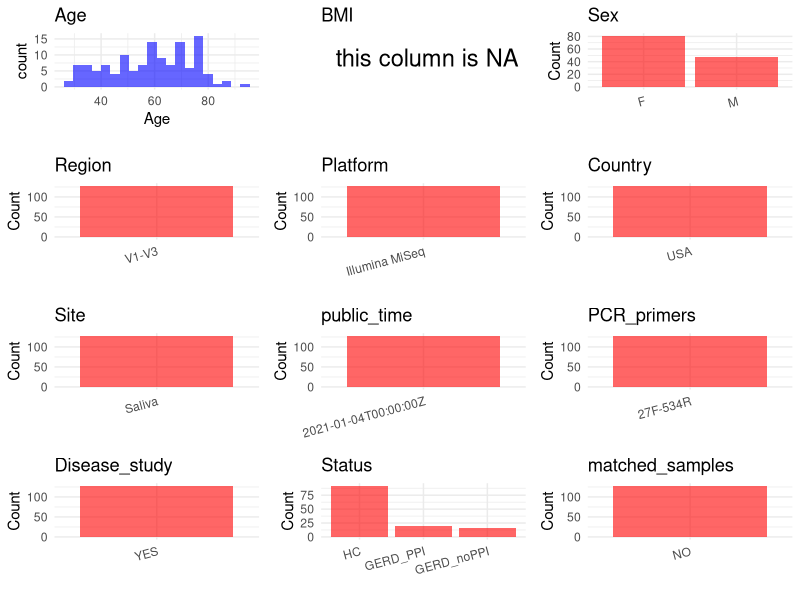

Write the R code that produced this figure. (Note: this script raises an error after producing the figure.)
## ---- chunk 1
# Load necessary libraries
library(dplyr)
library(ggplot2)
library(cowplot)

# Set working directory (update this path to your local directory)
setwd("D:/oral_project/PRJNA674379")

# Read the initial metadata files
initial_meta<-read.csv("SraRunTable.csv",header = T)

# Combine the two metadata files
#meta <- rbind(initial_meta, initial_meta1)

#Remove entries non-oral samples
#initial_meta <- subset(initial_meta,isolate %in% c("saliva","tongue coat"))

# Check the number of samples containing "HT" in Sample.Name (e.g., healthy controls)
#nrow(subset(meta, grepl("HT", Sample.Name)))

# Display the first few rows of the metadata
head(initial_meta)
## ---- chunk 2
# Create a uniform metadata dataframe
metadata <- data.frame(
  BioProject = initial_meta$BioProject,
  Run = initial_meta$Run,
  sample_name = initial_meta$Sample.Name,
  Age = initial_meta$host_age,
  BMI = NA,
  Sex = initial_meta$host_sex,
  Region = "V1-V3",
  Platform = initial_meta$Instrument,
  Country = initial_meta$geo_loc_name_country,
  Site = initial_meta$host_tissue_sampled,
  public_time = initial_meta$ReleaseDate,
  proton_pump_inhbitor_drug_use = initial_meta$proton_pump_inhbitor_drug_use,
  host_disease = initial_meta$host_disease,
  edentulous = initial_meta$edentulous,
  stringsAsFactors = FALSE
)
## ---- chunk 3
metadata <- metadata %>%
  mutate(
    Sex = case_when(
      Sex == "female" ~ "F",
      Sex == "male" ~ "M",
    )
  )
## ---- chunk 4
# Add information obtained from the publication
metadata$PCR_primers <- "27F-534R"
metadata$title <- "Old age and other factors associated with salivary microbiome variation"
metadata$Disease_study <- "YES"
# Assign disease status based on sample_name patterns
metadata <- metadata %>%
  mutate(Status = case_when(
  host_disease == "CON" | host_disease == "Control" ~ "HC",
  host_disease == "GERD" & proton_pump_inhbitor_drug_use == "PPI" ~ "GERD_PPI",
  host_disease == "GERD" ~ "GERD_noPPI",
  edentulous == "Yes" ~ "Edentulous",
  TRUE ~ "NA"
  )) %>%
  select(-host_disease, -proton_pump_inhbitor_drug_use,-edentulous)  # 移除临时列

#get subjects id according to sample id
metadata$sample_name<-gsub("Guy|Rahe","",metadata$sample_name)
#get subjects id with Saliva available
keep_subjects<-subset(metadata,Site %in% "Saliva")
#remove subjects without Saliva samples
metadata<-subset(metadata,sample_name %in% keep_subjects$sample_name)
#get subjects sampling counts
sample_counts <- table(metadata$sample_name)
# Create matched_samples column, any subjects have >=2 samples will be label "YES", otherwise "NO"
metadata$matched_samples <- ifelse(metadata$sample_name %in% names(sample_counts[sample_counts >= 2]), "YES", "NO")
## ---- chunk 5
# Check the number of unique runs and sample names
print(paste("Number of unique runs:", length(unique(metadata$Run))))
print(paste("Number of unique sample names:", length(unique(metadata$sample_name))))
## ---- chunk 6
# Select columns for visualization
plot_data <- metadata %>%
  select(-BioProject, -Run, -sample_name, -title)

# Function to create simple plots for each column
create_simple_plots <- function(data) {
  plots <- list()
  
  for (col in colnames(data)) {
    # Check if the column is all NA
    if (all(is.na(data[[col]]))) {
      # Create an empty plot with text indicating all NA
      p <- ggplot() +
        annotate("text", x = 0.5, y = 0.5, label = "this column is NA", size = 6) +
        labs(title = col) +
        theme_void()
    } else if (is.numeric(data[[col]])) {
      # Numeric variable: histogram
      p <- ggplot(data, aes(x = .data[[col]])) +
        geom_histogram(fill = "blue", alpha = 0.6, bins = 20, na.rm = TRUE) +
        labs(title = col) +
        theme_minimal()
    } else {
      # Categorical variable: bar plot (remove NA values)
      count_data <- as.data.frame(table(data[[col]], useNA = "ifany"))
      p <- ggplot(count_data, aes(x = reorder(Var1, -Freq), y = Freq)) +
        geom_col(fill = "red", alpha = 0.6) +
        labs(title = col, x = NULL, y = "Count") +
        theme_minimal() +
        theme(axis.text.x = element_text(angle = 15, hjust = 1))
    }
    plots[[col]] <- p
  }
  
  return(plots)
}

# Generate and arrange plots
plots <- create_simple_plots(plot_data)
p<-plot_grid(plots$Age, 
          plots$BMI, 
          plots$Sex, 
          plots$Region, 
          plots$Platform, 
          plots$Country, 
          plots$Site,
          plots$public_time, 
          plots$PCR_primers,
          plots$Disease_study,
          plots$Status,
          plots$matched_samples,# add 
          ncol = 3, align = "hv", axis = "lb")
ggsave("Metadata_Summary.png", plot = p, width = 8, height = 6, dpi = 150)
## ---- chunk 7
knitr::include_graphics("Metadata_Summary.png")
## ---- chunk 8
# Reorder columns to match the desired format
metadata <- metadata[, c(
  "BioProject", "Run", "sample_name", "Age", "BMI", "Sex", 
  "Region", "Platform", "Country", "Site", "public_time", 
  "PCR_primers", "title", "Disease_study", "Status","matched_samples"
)]

# Export the uniform metadata to a CSV file
write.csv(metadata, file = "metadata.csv", quote = TRUE)
head(metadata)
